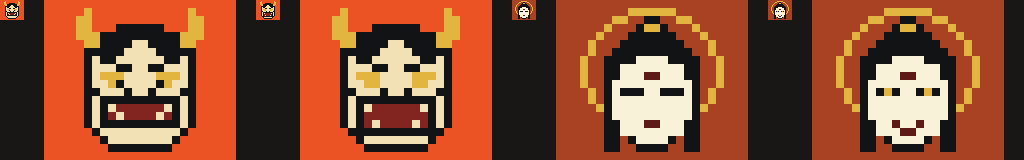

Python code for this plot:
#!/usr/bin/env python3
"""T19k-4 sketch: the bar's mood face as multi-ink pixel art (dark: the hannya, after Hokusai's
Warai Hannya; light: the tennin) on the end tile's paper. Grids: '.' the tile shows through,
K sumi, W ivory, G gold, D lacquer (the mouth), R the tile's own red a step deeper.
    python3 heads-t19k4.py OUTDIR      → OUTDIR/heads.png (1× on the bar's tile + 10× zoom)"""
import sys
from PIL import Image

INK = {"dark": {"tile": "eb5324", "K": "111314", "W": "f1e1b4", "G": "e2b540", "D": "82241f", "R": "b8401f"},
       "light": {"tile": "a84222", "K": "111314", "W": "f8f3d8", "G": "e2b540", "D": "5e1a16", "R": "82241f"}}

HANNYA = """
..G............G..
.GG............GG.
.GG...KKKKKK...GG.
.GGGKKKKKKKKKKGGG.
..GGKKKKWWKKKKGG..
..KKKKKWWWWKKKKK..
..KWKKWWWWWWKKWK..
..KWWWKKWWKKWWWK..
..KWGGGWWWWGGGWK..
..KWWGKWWWWKGWWK..
..KKWWWKWWKWWWKK..
..KWKKKKKKKKKKWK..
..KWKWDDDDDDWKWK..
..KWKDWDDDDWDKWK..
..KWKKKKKKKKKKWK..
...KWWWWWWWWWWK...
....KWWWWWWWWK....
.....KKKKKKKK.....
"""

TENNIN = """
......GGGGGG......
....GG..KK..GG....
...G...KGGK...G...
..G...KKKKKK...G..
.G...KKKKKKKK...G.
.G..KKKKKKKKKK..G.
G..KKKKWWWWKKKK..G
G..KKWWWWWWWWKK..G
G..KKWWWDDWWWKK..G
G..KWWWWWWWWWWK..G
.G.KWKKKWWKKKWK.G.
.G.KWWWWWWWWWWK.G.
..GKWWWWWWWWWWKG..
...KWWWWWWWWWWK...
...KKWWWDDWWWKK...
...KKWWWWWWWWKK...
...KK.KWWWWK.KK...
...KK..KKKK..KK...
"""


HANNYA_OPEN = """
..G............G..
.GG............GG.
.GG...KKKKKK...GG.
.GGGKKKKKKKKKKGGG.
..GGKKKKWWKKKKGG..
..KKKKKWWWWKKKKK..
..KWKKWWWWWWKKWK..
..KWWWKKWWKKWWWK..
..KWGGGWWWWGGGWK..
..KWWGGWWWWGGWWK..
..KKWWWKWWKWWWKK..
..KWKKKKKKKKKKWK..
..KWKWDDDDDDWKWK..
..KWKDDDDDDDDKWK..
..KWKDWDDDDWDKWK..
...KKKKKKKKKKKK...
....KWWWWWWWWK....
.....KKKKKKKK.....
"""

TENNIN_OPEN = """
......GGGGGG......
....GG..KK..GG....
...G...KGGK...G...
..G...KKKKKK...G..
.G...KKKKKKKK...G.
.G..KKKKKKKKKK..G.
G..KKKKWWWWKKKK..G
G..KKWWWWWWWWKK..G
G..KKWWWDDWWWKK..G
G..KWWWWWWWWWWK..G
.G.KWKGKWWKGKWK.G.
.G.KWWWWWWWWWWK.G.
..GKWWWWWWWWWWKG..
...KWWWWWWWWWWK...
...KKWWDWWDWWKK...
...KKWWWDDWWWKK...
...KK.KWWWWK.KK...
...KK..KKKK..KK...
"""


def grid(t):
    return [r for r in t.strip("\n").split("\n")]


def draw(g, inks, scale):
    h, w = len(g), len(g[0])
    im = Image.new("RGB", (w + 6, h + 2), "#" + inks["tile"])
    for y, row in enumerate(g):
        for x, c in enumerate(row):
            if c != ".":
                im.putpixel((x + 3, y + 1), tuple(int(inks[c][i:i + 2], 16) for i in (0, 2, 4)))
    return im.resize((im.width * scale, im.height * scale), Image.NEAREST)


if __name__ == "__main__":
    out = sys.argv[1]
    heads = [("dark", HANNYA), ("dark", HANNYA_OPEN), ("light", TENNIN), ("light", TENNIN_OPEN)]
    tiles = []
    for th, art in heads:
        g = grid(art)
        assert all(len(r) == len(g[0]) for r in g), [len(r) for r in g]
        tiles += [draw(g, INK[th], 1), draw(g, INK[th], 8)]
    W = sum(t.width for t in tiles) + 20 * len(tiles)
    H = max(t.height for t in tiles)
    sheet = Image.new("RGB", (W, H), "#181715")
    x = 0
    for t in tiles:
        sheet.paste(t, (x, 0))
        x += t.width + 20
    sheet.save(f"{out}/heads.png")
